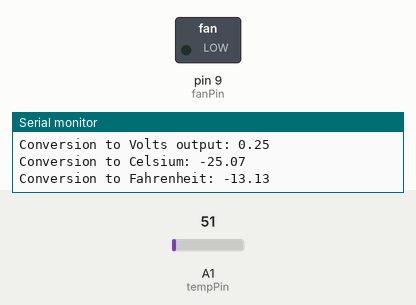
Simulated run of this sketch. Board: Arduino Uno, built with avr-gcc and run on an emulated ATmega328P. Shown: switched loads named in the sketch (green lamp = pin HIGH), the last lines printed to the serial monitor. Inputs (shaded band) come from the test bench; at power-on: A1 (tempPin) = 51.

Above: at 1.8 s.
1.9 s: A1 (tempPin) set to 145
3.4 s: A1 (tempPin) set to 171
At 5.4 s:
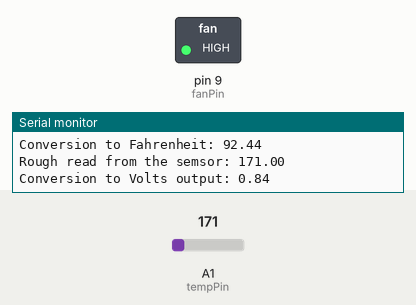
5.7 s: A1 (tempPin) set to 112
At 7.5 s:
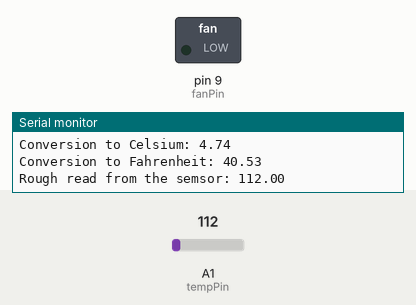
7.9 s: A1 (tempPin) set to 163
At 9.3 s:
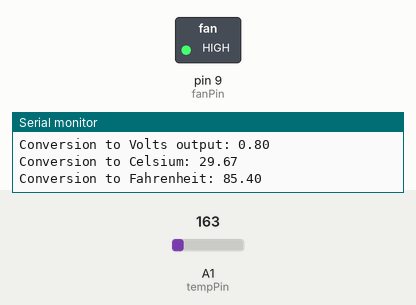
Timing chart, 0 to 10.9 s (numbered marks = the images above; inputs shaded):
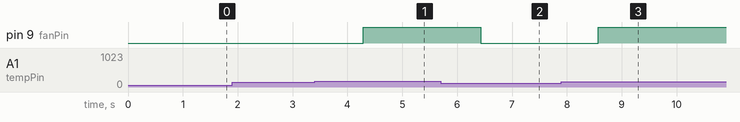

Measured:
- the behaviour switches between 157 and 158 on A1 (tempPin) (found by bisection; images 0 and 1)
- after the input at 3.4 s, pin 9 (fanPin): LOW → HIGH after 0.89 s
- after the input at 5.7 s, pin 9 (fanPin): HIGH → LOW after 0.73 s
- after the input at 7.9 s, pin 9 (fanPin): LOW → HIGH after 0.67 s

The sketch:

LAB_5.ino
```cpp
/*
 *Roman Yushchyk
 *200368308
 *CS 207
 *LAB 5
 */

 // Assignment
int fanPin = 9; // Fan pin assignment
int tempPin = A1; // Temperature pin assignment
const int t = 1000; // Time constant 1s
volatile float temp; // Place to store rough temp reading
volatile float volts; // Place to store  volt reading
volatile float celsium; // Place to store celsium reading
volatile float far; // Place to store Fahrenheit reading

// Void Setup
void setup()
{
  Serial.begin(9600); // Initating serial protocal
  pinMode(fanPin, OUTPUT); // Fan motor pin initiation
  pinMode(tempPin, INPUT); // Temperature sensor pin initiation
}

// Void loop list
void loop()
{
  temp = analogRead(tempPin); // Storing collected data into a temporary temp float
  volts = analogToVolts(temp); // Converting it to Volts function call
  celsium = voltsToCelsium(volts); // Converting it to Celsium function call
  far = celsiumToFar(celsium);  // Converting it to Fahrenheit function call
  runMotor(celsium); // Turn on fan motor if Celsium is higher or equal to 27 degees of celsium
  //motorOnThenOff(); // Motor on and off function call
  //motorTwoSpeed(); // Motor two speed function call

  // Serial interface data print out
  Serial.print("Rough read from the semsor: ");
  Serial.println(temp);
  Serial.print("Conversion to Volts output: ");
  Serial.println(volts);
  Serial.print("Conversion to Celsium: ");
  Serial.println(celsium);
  Serial.print("Conversion to Fahrenheit: ");
  Serial.println(far);
  delay(t);
  // End of the void loop
}

// Custom function list
float analogToVolts(float temp) // Analog to Volts function
{
  float volts;
  volts = temp / 1023.0 * 5.0; //Perform conversion
  return volts; // Return result
}

float voltsToCelsium(float volts) // Volts to Celsium function
{
  float celsium = volts * 100 - 50; // Perform conversion
  return celsium; // Return result
}

float celsiumToFar(float celsium) // Celsium to Farhenheits function
{
  float far = celsium * 9 / 5 + 32; // Perform conversion
  return far; // Return result
}

void runMotor(float celsium) // Auto On/Off Fan function
{
  if (celsium >= 27) // If temperature rize above 27 degrees of Culsium
    digitalWrite(fanPin, HIGH); // Enable motor transistor On
  else // Otherwise keep fan motor Off
    digitalWrite(fanPin, LOW); // Turn motor off
}

void motorOnThenOff()
{
  const int onTime = 2500; //the number of milliseconds for the motor to turn on for
  const int offTime = 1000; //the number of milliseconds for the motor to turn off for

  digitalWrite(fanPin, HIGH); // turns the motor On
  delay(onTime); // waits for onTime milliseconds
  digitalWrite(fanPin, LOW); // turns the motor Off
  delay(offTime); // waits for offTime milliseconds
}

void motorTwoSpeed()
{
  const int onSpeed = 200; // a number between 0 (stopped) and 255 (full speed)
  const int onTime = 1000; //the number of milliseconds for the motor to turn on for

  const int offSpeed = 27; // a number between 0 (stopped) and 255 (full speed)
  const int offTime = 2500; //the number of milliseconds for the motor to turn off for

  analogWrite(fanPin, onSpeed); // turns the motor
  delay(onTime); // waits for onTime milliseconds
  analogWrite(fanPin, offSpeed); // turns the motor Off
  delay(offTime); // waits for offTime milliseconds
}
```
